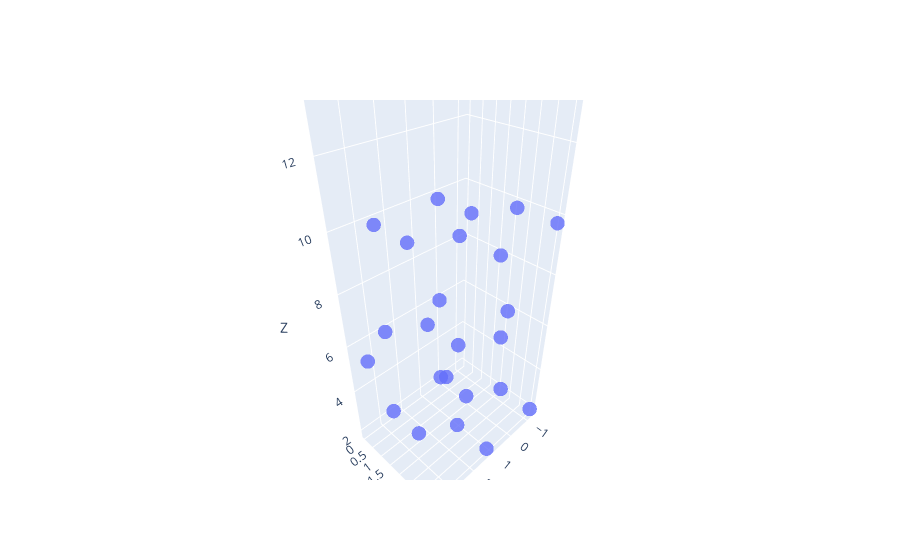

This figure's notebook cell:
### Code cell
make_super_cell("C.cif", 2, False)
